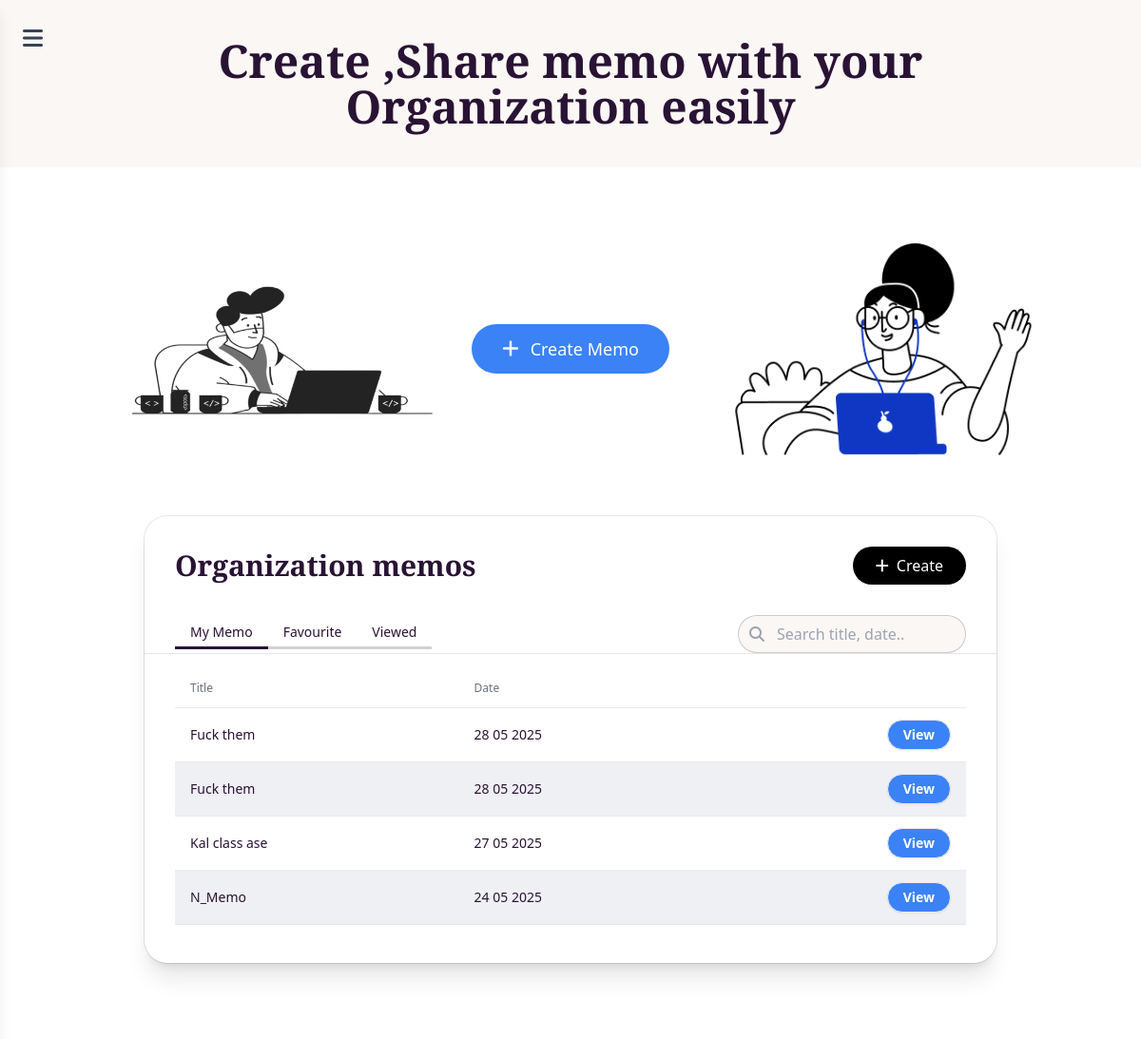
Page /dashboard/ on the earlier database version.
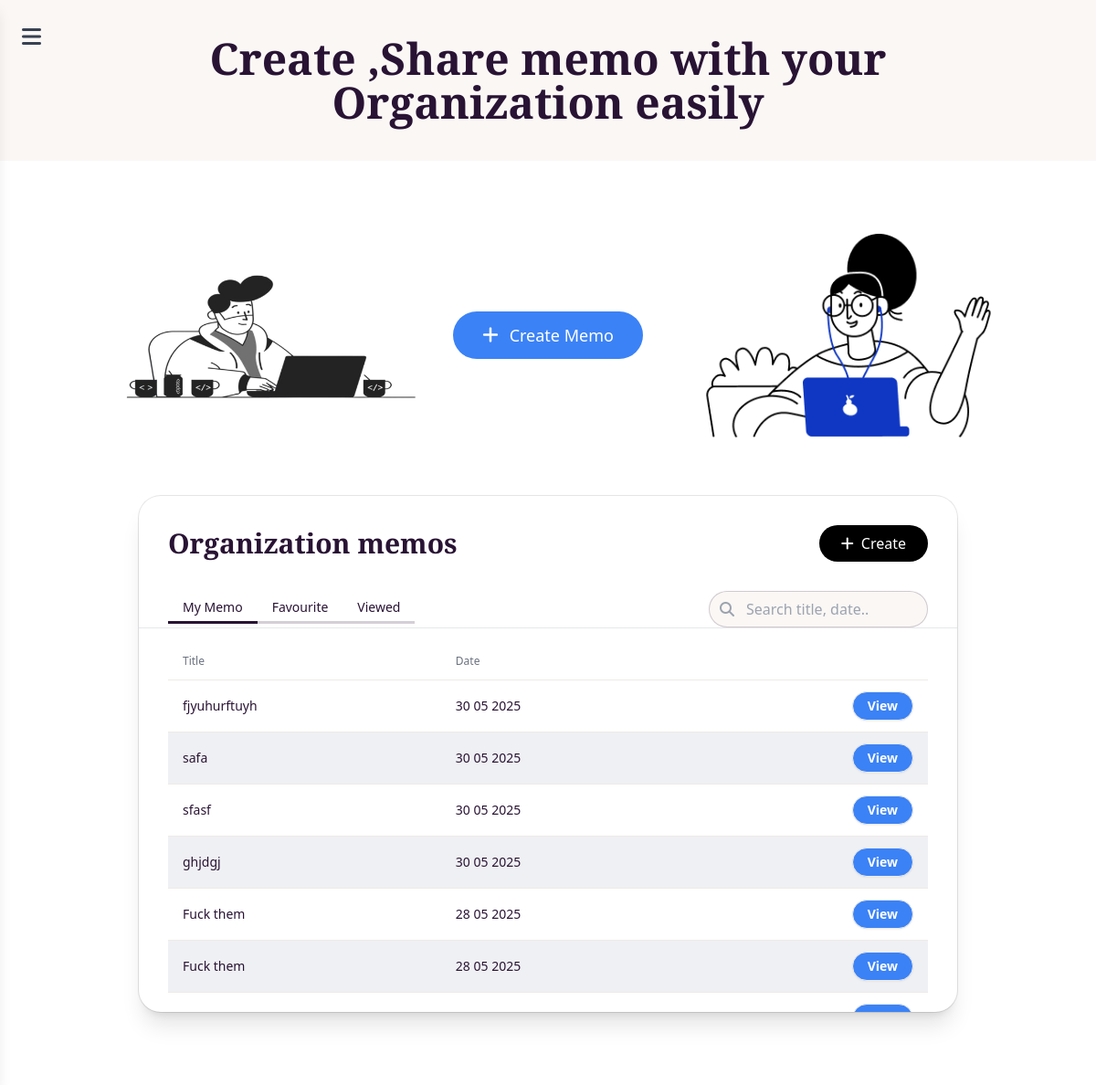
Same page on the later database version.
### models/m_model.py (models this page shows)
class Memo(Base):
    __tablename__ = "memos"
    id = Column(Integer, primary_key=True, index=True)
    title = Column(String, index=True)
    content = Column(String)
    created_at = Column(DateTime(timezone=True), server_default=func.now())
    updated_at = Column(DateTime(timezone=True))

### main.py (the view)
@app.get("/dashboard/", response_class=HTMLResponse)
async def read_dashboard_page(request: Request, db: Session = Depends(get_db)):
    memos_data = (
        db.query(m_model.Memo).order_by(m_model.Memo.created_at.desc()).limit(25).all()
    )
    validated_memos = [
        m_schema.SMemoUpdateResponse.model_validate(memo) for memo in memos_data
    ]
    context = {
        "request": request,
        "title": "N-MEMO -userDash",
        "user_name": "Guest",
        "memos": validated_memos,
    }
    return template.TemplateResponse("dashboard.html", context)

### templates/dashboard.html (shortened to what this page needs)
<!DOCTYPE html>
<html lang="en" data-theme="cupcake">
<head>
  <script src="https://cdn.tailwindcss.com"></script>
  <link href="https://cdn.jsdelivr.net/npm/daisyui@4.12.24/dist/full.min.css" rel="stylesheet" type="text/css" />
  <script src="https://cdn.tailwindcss.com"></script>
  <link rel="stylesheet" href="https://cdnjs.cloudflare.com/ajax/libs/font-awesome/6.7.2/css/all.min.css"
 />
</head>
<body>
  <header class="max-w-screen-xl mx-auto">
    <h1 class="playfair font-bold text-center text-5xl max-w-[1200px] mx-auto my-10">
      Create ,Share memo with your <br />
      Organization easily
    </h1>
  </header>
  <section class="py-20 bg-white">
    <div class="flex justify-center items-center gap-6">
      <img src="/static/asset/vector1 (2).png" alt="Left Icon" class="w-96 h-auto" />
      <a href="/create_memo/"
        class="flex items-center gap-3 px-8 py-3 rounded-full bg-blue-500 text-white text-lg font-medium hover:bg-blue-600 transition">
        <i class="fa-solid fa-plus text-xl"></i> Create Memo
      </a>
      <img src="/static/asset/vector1 (1).png" alt="Right Icon" class="w-96 h-auto" />
    </div>
    <div class="mx-auto mt-16 w-11/12 max-w-4xl rounded-3xl bg-white shadow-xl ring-1 ring-black/10">
      <div class="flex items-center justify-between px-8 pt-8">
        <h2 class="playfair text-3xl font-semibold">Organization memos</h2>
        <a href="/create_memo"
          class="flex items-center gap-2 px-6 py-2 rounded-full bg-black text-white hover:bg-gray-800 transition">
          <i class="fa-solid fa-plus"></i> Create
        </a>
      </div>
      <div class="flex items-center justify-between px-8 mt-8 border-b">
        <div role="tablist" class="tabs tabs-bordered">
          <a role="tab" class="tab tab-active" href="/my_memo/">My Memo</a>
          <a role="tab" class="tab" href="#">Favourite</a>
          <a role="tab" class="tab" href="#">Viewed</a>
        </div>
        <div class="relative w-60">
          <i class="fa-solid fa-magnifying-glass absolute left-3 top-1/2 -translate-y-1/2 text-gray-400"></i>
          <input type="text" placeholder="Search title, date.."
            class="input input-bordered pl-10 w-full h-10 rounded-full" />
        </div>
      </div>
      <div class="px-8 pb-10 max-h-[420px] overflow-y-auto">
        <table class="table w-full mt-4">
          <thead>
            <tr class="text-gray-500 border-b sticky top-0 bg-white">
              <th class="font-normal">Title</th>
              <th class="font-normal">Date</th>
              <th></th>
            </tr>
          </thead>
          <tbody class="[&>tr:nth-child(even)]:bg-gray-200/60">
            {% if memos %}
            {% for memo in memos %}
            <tr class="border-b">
              <td>{{ memo.title }}</td>
              <td>{{ memo.created_at.strftime('%d %m %Y')}}</td>
              <td class="text-right">
                <a href="/memo_detail/{{memo.id}}"
                  class="btn btn-sm rounded-full bg-blue-500 text-white hover:bg-blue-600 px-4">View</a>
              </td>
            </tr>
            {% endfor %}
            {% else %}
            <tr>
              <td colspan="3" class="text-center py-4">No memos found.</td>
            </tr>
            {% endif %}
          </tbody>
        </table>
      </div>
    </div>
  </section>
</body>
</html>

Differences in the rows shown:
no longer on this page (row unchanged): Memo: title "Kal class ase", created_at "27 05 2025"
no longer on this page (row unchanged): Memo: title "N_Memo", created_at "24 05 2025"
added Memo: title "fjyuhurftuyh", created_at "30 05 2025"
added Memo: title "safa", created_at "30 05 2025"
added Memo: title "sfasf", created_at "30 05 2025"
added Memo: title "ghjdgj", created_at "30 05 2025"
